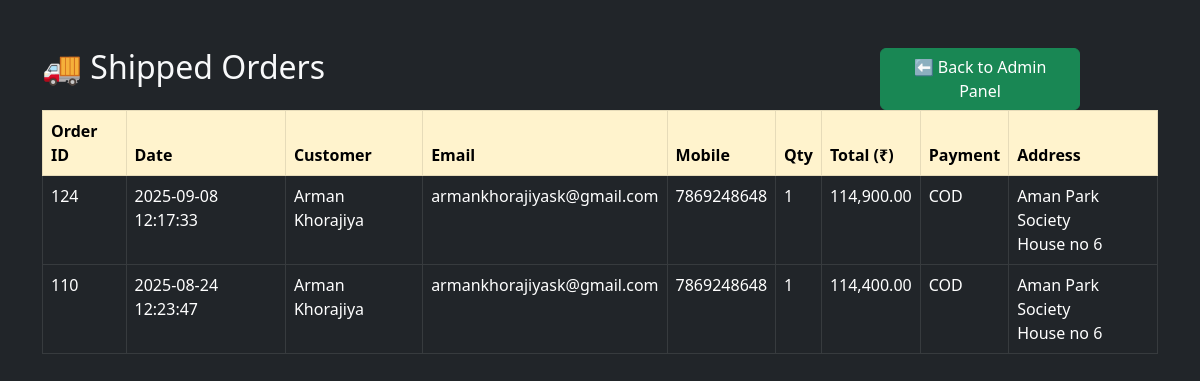
/Admin/shipped_orders.php, run on the app's committed database.
### tables this page shows
CREATE TABLE `order_master` (
  `order_id` int(11) NOT NULL,
  `user_id` int(11) NOT NULL,
  `total_amount` decimal(10,2) NOT NULL,
  `order_status` varchar(50) DEFAULT 'Pending',
  `order_date` datetime DEFAULT current_timestamp(),
  `delivery_address` varchar(255) DEFAULT NULL,
  `payment_mode` varchar(20) DEFAULT 'COD',
  `full_name` text NOT NULL,
  `user_email` varchar(100) NOT NULL,
  `user_mobile_no` bigint(10) NOT NULL,
  `total_quantity` int(11) DEFAULT 0,
  `coupon_code` varchar(50) DEFAULT NULL,
  `discount_amount` decimal(10,2) DEFAULT 0.00,
  `customer_name` varchar(255) DEFAULT NULL,
  `customer_email` varchar(255) DEFAULT NULL,
  `customer_mobile` varchar(20) DEFAULT NULL
);

### Admin/shipped_orders.php (the view, shortened to what this page needs)
<?php
$conn = new mysqli("localhost", "root", "", "laptop_store");
$sql = "
    SELECT o.order_id, o.order_date, o.total_amount, o.total_quantity, o.payment_mode,
           o.full_name, o.user_email, o.user_mobile_no, o.delivery_address
    FROM order_master o
    WHERE o.order_status = 'Shipped'
    ORDER BY o.order_date DESC
";
$result = $conn->query($sql);
?>
<!DOCTYPE html>
<html lang="en">
<head>
    <link href="https://cdn.jsdelivr.net/npm/bootstrap@5.3.0/dist/css/bootstrap.min.css" rel="stylesheet">
</head>
<body class="bg-dark text-light">
<div class="container mt-5">
    <div style="position: absolute; top: 2; right: 120px;">
        <a href="index.php" class="btn btn-success">⬅ Back to Admin Panel</a>
    </div>
    <h2 class="mb-4">🚚 Shipped Orders</h2>
    <table class="table table-bordered table-dark table-hover">
        <thead class="table-warning text-dark">
            <tr>
                <th>Order ID</th>
                <th>Date</th>
                <th>Customer</th>
                <th>Email</th>
                <th>Mobile</th>
                <th>Qty</th>
                <th>Total (₹)</th>
                <th>Payment</th>
                <th>Address</th>
            </tr>
        </thead>
        <tbody>
        <?php while($row = $result->fetch_assoc()): ?>
            <tr>
                <td><?= $row['order_id'] ?></td>
                <td><?= $row['order_date'] ?></td>
                <td><?= htmlspecialchars($row['full_name']) ?></td>
                <td><?= $row['user_email'] ?></td>
                <td><?= $row['user_mobile_no'] ?></td>
                <td><?= $row['total_quantity'] ?></td>
                <td><?= number_format($row['total_amount'], 2) ?></td>
                <td><?= $row['payment_mode'] ?></td>
                <td><?= nl2br(htmlspecialchars($row['delivery_address'])) ?></td>
            </tr>
        <?php endwhile; ?>
        </tbody>
    </table>
</div>
</body>
</html>

### Admin/shipped_orders.php (style rules this page uses)
.btn-success, .btn-danger { width: 200px; }

### data on the page
order_master: order_id "124", order_date "2025-09-08 12:17:33", full_name "Arman Khorajiya", user_email "armankhorajiyask@gmail.com", user_mobile_no "7869248648", total_quantity "1", total_amount "114,900.00", payment_mode "COD", delivery_address "Aman Park Society House no 6"
order_master: order_id "110", order_date "2025-08-24 12:23:47", full_name "Arman Khorajiya", user_email "armankhorajiyask@gmail.com", user_mobile_no "7869248648", total_quantity "1", total_amount "114,400.00", payment_mode "COD", delivery_address "Aman Park Society House no 6"
